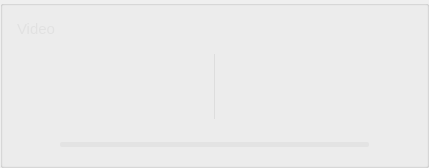
          <widget class="QGroupBox" name="groupBox_201">
           <property name="styleSheet">
            <string notr="true">#groupBox_201{
background-color: rgba(95, 95, 95, 200);
border: 0px solid #42adff;
border-left: 1px solid rgba(200, 200, 200,100);
border-right: 0px solid rgba(29, 83, 185, 255);
border-radius:0px;}</string>
           </property>
           <property name="title">
            <string/>
           </property>
           <layout class="QVBoxLayout" name="verticalLayout_4" stretch="0,0,0">
            <property name="topMargin">
             <number>0</number>
            </property>
            <property name="bottomMargin">
             <number>0</number>
            </property>
            <item>
             <widget class="QGroupBox" name="groupBox_3">
              <property name="minimumSize">
               <size>
                <width>0</width>
                <height>42</height>
               </size>
              </property>
              <property name="maximumSize">
               <size>
                <width>16777215</width>
                <height>42</height>
               </size>
              </property>
              <property name="styleSheet">
               <string notr="true">#groupBox_3{
border: 0px solid #42adff;
border-radius:0px;}</string>
              </property>
              <property name="title">
               <string/>
              </property>
              <layout class="QHBoxLayout" name="horizontalLayout_6">
               <property name="leftMargin">
                <number>0</number>
               </property>
               <property name="topMargin">
                <number>0</number>
               </property>
               <property name="rightMargin">
                <number>0</number>
               </property>
               <property name="bottomMargin">
                <number>0</number>
               </property>
               <item>
                <widget class="QLabel" name="label_28">
                 <property name="minimumSize">
                  <size>
                   <width>0</width>
                   <height>0</height>
                  </size>
                 </property>
                 <property name="maximumSize">
                  <size>
                   <width>16777215</width>
                   <height>40</height>
                  </size>
                 </property>
                 <property name="styleSheet">
                  <string notr="true">QLabel{
	font-family: &quot;DejaVu Sans Mono&quot;;
	font-size: 15px;
	color: #e1e1e1;}</string>
                 </property>
                 <property name="text">
                  <string>Video</string>
                 </property>
                </widget>
               </item>
               <item>
                <spacer name="horizontalSpacer_14">
                 <property name="orientation">
                  <enum>Qt::Horizontal</enum>
                 </property>
                 <property name="sizeHint" stdset="0">
                  <size>
                   <width>40</width>
                   <height>20</height>
                  </size>
                 </property>
                </spacer>
               </item>
               <item>
                <widget class="QLabel" name="fps_label">
                 <property name="minimumSize">
                  <size>
                   <width>100</width>
                   <height>40</height>
                  </size>
                 </property>
                 <property name="maximumSize">
                  <size>
                   <width>100</width>
                   <height>40</height>
                  </size>
                 </property>
                 <property name="styleSheet">
                  <string notr="true">QLabel
{
	font-size: 20px;
	font-family: &quot;Microsoft YaHei&quot;;
	font-weight: bold;
 		border-radius:9px;
		background:rgba(66, 195, 255, 0);
color: rgb(218, 218, 218);
}
</string>
                 </property>
                 <property name="text">
                  <string/>
                 </property>
                 <property name="alignment">
                  <set>Qt::AlignCenter</set>
                 </property>
                </widget>
               </item>
              </layout>
             </widget>
            </item>
            <item>
             <widget class="QSplitter" name="splitter">
              <property name="enabled">
               <bool>true</bool>
              </property>
              <property name="styleSheet">
               <string notr="true">#splitter::handle{background: 1px solid  rgba(200, 200, 200,100);}</string>
              </property>
              <property name="frameShape">
               <enum>QFrame::NoFrame</enum>
              </property>
              <property name="lineWidth">
               <number>10</number>
              </property>
              <property name="orientation">
               <enum>Qt::Horizontal</enum>
              </property>
              <property name="handleWidth">
               <number>1</number>
              </property>
              <widget class="Label_click_Mouse" name="raw_video">
               <property name="enabled">
                <bool>true</bool>
               </property>
               <property name="sizePolicy">
                <sizepolicy hsizetype="Ignored" vsizetype="Ignored">
                 <horstretch>0</horstretch>
                 <verstretch>0</verstretch>
                </sizepolicy>
               </property>
               <property name="minimumSize">
                <size>
                 <width>200</width>
                 <height>0</height>
                </size>
               </property>
               <property name="font">
                <font>
                 <family>微软雅黑</family>
                 <pointsize>36</pointsize>
                </font>
               </property>
               <property name="cursor">
                <cursorShape>ArrowCursor</cursorShape>
               </property>
               <property name="styleSheet">
                <string notr="true">color: rgb(218, 218, 218);
</string>
               </property>
               <property name="text">
                <string/>
               </property>
               <property name="scaledContents">
                <bool>false</bool>
               </property>
               <property name="alignment">
                <set>Qt::AlignCenter</set>
               </property>
              </widget>
              <widget class="Label_click_Mouse" name="out_video">
               <property name="enabled">
                <bool>true</bool>
               </property>
               <property name="sizePolicy">
                <sizepolicy hsizetype="Ignored" vsizetype="Ignored">
                 <horstretch>0</horstretch>
                 <verstretch>0</verstretch>
                </sizepolicy>
               </property>
               <property name="minimumSize">
                <size>
                 <width>200</width>
                 <height>0</height>
                </size>
               </property>
               <property name="font">
                <font>
                 <family>微软雅黑</family>
                 <pointsize>36</pointsize>
                </font>
               </property>
               <property name="cursor">
                <cursorShape>ArrowCursor</cursorShape>
               </property>
               <property name="styleSheet">
                <string notr="true">color: rgb(218, 218, 218);
</string>
               </property>
               <property name="text">
                <string/>
               </property>
               <property name="scaledContents">
                <bool>false</bool>
               </property>
               <property name="alignment">
                <set>Qt::AlignCenter</set>
               </property>
              </widget>
             </widget>
            </item>
            <item>
             <layout class="QHBoxLayout" name="horizontalLayout_12">
              <property name="rightMargin">
               <number>0</number>
              </property>
              <item>
               <widget class="QPushButton" name="runButton">
                <property name="minimumSize">
                 <size>
                  <width>40</width>
                  <height>40</height>
                 </size>
                </property>
                <property name="styleSheet">
                 <string notr="true">QPushButton {
border-style: solid;
border-width: 0px;
border-radius: 0px;
background-color: rgba(223, 223, 223, 0);
}
QPushButton::focus{outline: none;}
QPushButton::hover {
border-style: solid;
border-width: 0px;
border-radius: 0px;
background-color: rgba(223, 223, 223, 150);}</string>
                </property>
                <property name="text">
                 <string/>
                </property>
                <property name="icon">
                 <iconset resource="C:/Users/xuzha/Downloads/PyQt5-YOLOv5-3.0/PyQt5-YOLOv5-3.0/apprcc.qrc">
                  <normaloff>:/img/icon/运行.png</normaloff>
                  <normalon>:/img/icon/暂停.png</normalon>
                  <disabledoff>:/img/icon/运行.png</disabledoff>
                  <disabledon>:/img/icon/暂停.png</disabledon>
                  <activeoff>:/img/icon/运行.png</activeoff>
                  <activeon>:/img/icon/暂停.png</activeon>
                  <selectedoff>:/img/icon/运行.png</selectedoff>
                  <selectedon>:/img/icon/暂停.png</selectedon>:/img/icon/运行.png</iconset>
                </property>
                <property name="iconSize">
                 <size>
                  <width>30</width>
                  <height>30</height>
                 </size>
                </property>
                <property name="checkable">
                 <bool>true</bool>
                </property>
               </widget>
              </item>
              <item>
               <widget class="QProgressBar" name="progressBar">
                <property name="maximumSize">
                 <size>
                  <width>16777215</width>
                  <height>5</height>
                 </size>
                </property>
                <property name="styleSheet">
                 <string notr="true">QProgressBar{ color: rgb(255, 255, 255); font:12pt; border-radius:2px; text-align:center; border:none; background-color: rgba(215, 215, 215,100);} 
QProgressBar:chunk{ border-radius:0px; background: rgba(55, 55, 55, 200);}</string>
                </property>
                <property name="maximum">
                 <number>1000</number>
                </property>
                <property name="value">
                 <number>0</number>
                </property>
                <property name="textVisible">
                 <bool>false</bool>
                </property>
               </widget>
              </item>
              <item>
               <widget class="QPushButton" name="stopButton">
                <property name="minimumSize">
                 <size>
                  <width>40</width>
                  <height>40</height>
                 </size>
                </property>
                <property name="styleSheet">
                 <string notr="true">QPushButton {
border-style: solid;
border-width: 0px;
border-radius: 0px;
background-color: rgba(223, 223, 223, 0);
}
QPushButton::focus{outline: none;}
QPushButton::hover {
border-style: solid;
border-width: 0px;
border-radius: 0px;
background-color: rgba(223, 223, 223, 150);}</string>
                </property>
                <property name="text">
                 <string/>
                </property>
                <property name="icon">
                 <iconset resource="C:/Users/xuzha/Downloads/PyQt5-YOLOv5-3.0/PyQt5-YOLOv5-3.0/apprcc.qrc">
                  <normaloff>:/img/icon/终止.png</normaloff>:/img/icon/终止.png</iconset>
                </property>
                <property name="iconSize">
                 <size>
                  <width>30</width>
                  <height>30</height>
                 </size>
                </property>
               </widget>
              </item>
             </layout>
            </item>
           </layout>
          </widget>
